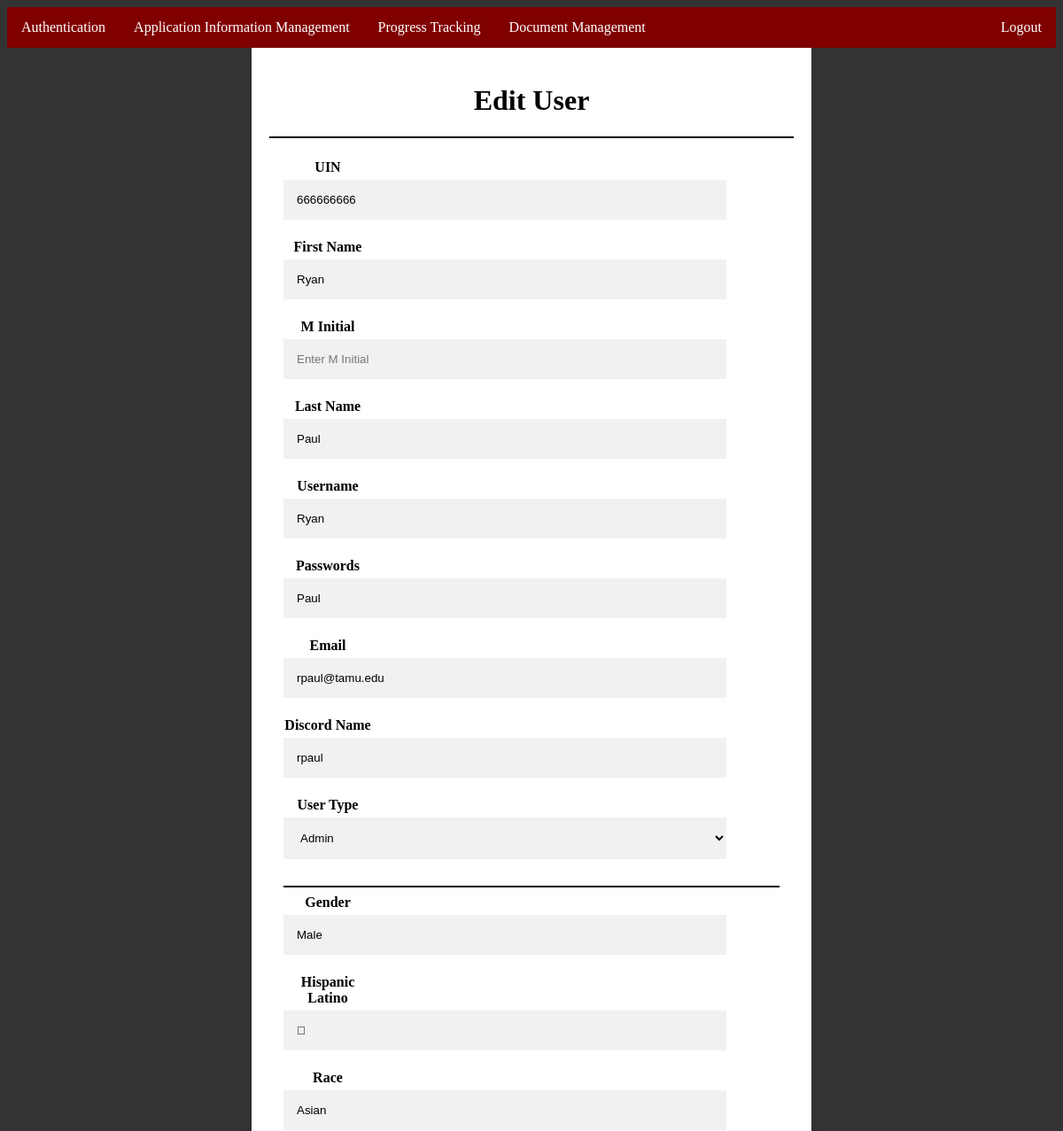
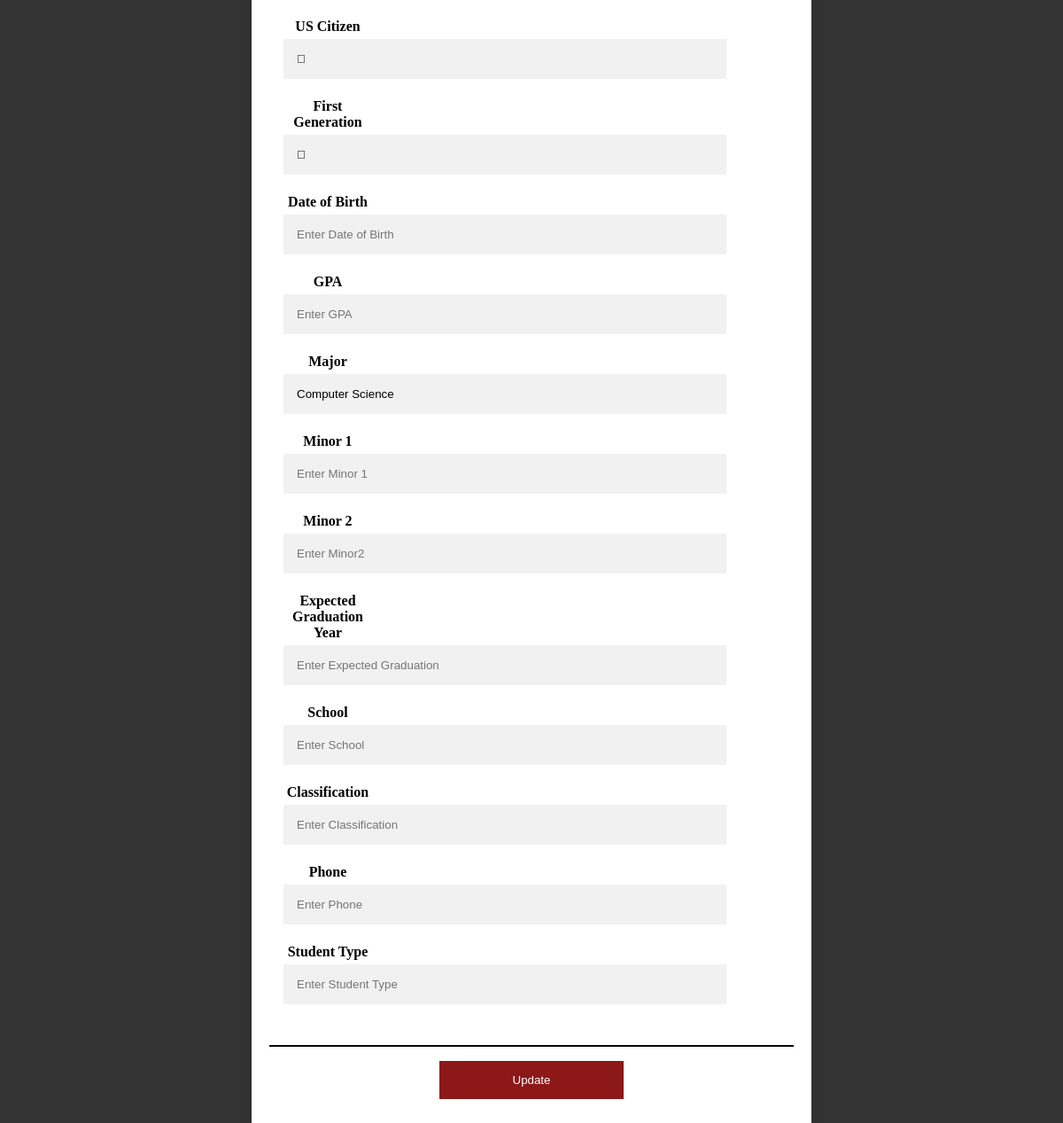
The page /students/authentication/authEditSearchResultsStudent.php?UIN=666666666 on the database its author committed (2 pictures, top to bottom).
### tables this page shows
CREATE TABLE Users (
    UIN INT PRIMARY KEY,
    First_Name VARCHAR(255),
    M_Initial CHAR(1),
    Last_Name VARCHAR(255),
    Username VARCHAR(255),
    Passwords VARCHAR(255),
    User_Type VARCHAR(255),
    Email VARCHAR(255),
    Discord_Name VARCHAR(255)
);

CREATE TABLE College_Student (
    UIN INT PRIMARY KEY,
    Gender VARCHAR(255),
    Hispanic_Latino BINARY,
    Race VARCHAR(255),
    US_Citizen BINARY,
    First_Generation BINARY,
    DoB DATE,
    GPA FLOAT,
    Major VARCHAR(255),
    Minor1 VARCHAR(255),
    Minor2 VARCHAR(255),
    Expected_Graduation SMALLINT,
    School VARCHAR(255),
    Classification VARCHAR(255),
    Phone INT,
    Student_Type VARCHAR(255),
    FOREIGN KEY (UIN) REFERENCES Users(UIN)
);

### students/authentication/authEditSearchResultsStudent.php (the view, shortened to what this page needs)
<?php
  $UIN = isset($_GET['UIN']) ? $_GET['UIN'] : '';
  $value = $UIN;
?>
<html>
  <body>
    <head>
      <link rel="stylesheet" href="authEditSearchResults.css">
    </head>
    <ul>
      <li><a href="authentication.php?UIN=<?php echo $UIN; ?>">Authentication</a></li>
      <li><a href="../programmanagement/programmanagement.php?UIN=<?php echo $UIN; ?>">Application Information Management</a></li>
      <li><a href="../progresstracking/progresstracking.php?UIN=<?php echo $UIN; ?>">Progress Tracking</a></li>
      <li><a href="../document.php?UIN=<?php echo $UIN; ?>">Document Management</a></li>
      <li style="float:right"><a href="../../login.php">Logout</a></li>
    </ul>
<?php
    $servername = "localhost";
    $username = "user";
    $password = "pass1";
    $dbname = "csce310project";
    $conn = new mysqli($servername, $username, $password, $dbname);
    $sql = "SELECT * FROM `users` WHERE UIN = $value";
    $result = $conn->query($sql);
    if ($result->num_rows > 0) {
        $row = $result->fetch_assoc();
    } else {
        header("Location: authentication.php?UIN=$UIN");
        exit;
      }
?>
<form action="authEditStudent_Backend.php?UIN=<?php echo $UIN; ?>" method="post">
    <h1>Edit User</h1>
    <hr>
<div class="container">
    <div class = "hold">
        <label for="UIN"><b>UIN</b></label>
        <input type="text" value="<?php echo $row['UIN']; ?>" placeholder="Enter UIN" name="UIN" id="UIN" required>
        <label for="First_Name"><b>First Name</b></label>
        <input type="text" value="<?php echo $row['First_Name']; ?>" placeholder="Enter First Name" name="First_Name" id="First_Name" required>
        <label for="M_Initial"><b>M Initial</b></label>
        <input type="text" value="<?php echo $row['M_Initial']; ?>" placeholder="Enter M Initial" name="M_Initial" id="M_Initial" required>
    </div>
    <div class = "hold">
        <label for="Last_Name"><b>Last Name</b></label>
        <input type="text" value="<?php echo $row['Last_Name']; ?>" placeholder="Enter Last Name" name="Last_Name" id="Last_Name" required>
        <label for="Username"><b>Username</b></label>
        <input type="text" value="<?php echo $row['Username']; ?>" placeholder="Enter Username" name="Username" id="Username" required>
    </div>
    <div class = "hold">
        <label for="Passwords"><b>Passwords</b></label>
        <input type="text" value="<?php echo $row['Passwords']; ?>"placeholder="Enter Passwords" name="Passwords" id="Passwords" required>
        <label for="Email"><b>Email</b></label>
        <input type="text" value="<?php echo $row['Email']; ?>"placeholder="Enter Email" name="Email" id="Email" required>
        <label for="Discord_Name"><b>Discord Name</b></label>
        <input type="text" value="<?php echo $row['Discord_Name']; ?>"placeholder="Enter Discord Name" name="Discord_Name" id="Discord_Name" required>
        <label for="User_Type"><b>User Type</b></label>
        <select name="User_Type" id="User_Type">
            <option value="Admin">Admin</option>
        </select>
    </div>
<hr>
<?php
    $sql = "SELECT * FROM `college_student` WHERE UIN = " . $value;
    $result = $conn->query($sql);
    if ($result->num_rows > 0) {
        $row = $result->fetch_assoc();
    } else {
        header("Location: authentication.php?UIN=$UIN");
        exit;
      }
?>
    <div class = "hold">
        <label for="Gender"><b>Gender</b></label>
        <input type="text" value="<?php echo $row['Gender']; ?>" placeholder="Enter Gender" name="Gender" id="Gender" required>
        <label for="Hispanic_Latino"><b>Hispanic Latino</b></label>
        <input type="text" value="<?php echo $row['Hispanic_Latino']; ?>" placeholder="Enter Hispanic Latino" name="Hispanic_Latino" id="Hispanic_Latino" required>
    </div>
    <div class = "hold">
        <label for="Race"><b>Race</b></label>
        <input type="text" value="<?php echo $row['Race']; ?>" placeholder="Enter Race" name="Race" id="Race" required>
        <label for="US_Citizen"><b>US Citizen</b></label>
        <input type="text" value="<?php echo $row['US_Citizen']; ?>" placeholder="Enter US Citizen" name="US_Citizen" id="US_Citizen" required>
    </div>
    <div class = "hold">
        <label for="First_Generation"><b>First Generation</b></label>
        <input type="text" value="<?php echo $row['First_Generation']; ?>"placeholder="Enter First Generation" name="First_Generation" id="First_Generation" required>
        <label for="DoB"><b>Date of Birth</b></label>
        <input type="text" value="<?php echo $row['DoB']; ?>"placeholder="Enter Date of Birth" name="DoB" id="DoB" required>
        <label for="GPA"><b>GPA</b></label>
        <input type="text" value="<?php echo $row['GPA']; ?>"placeholder="Enter GPA" name="GPA" id="GPA" required>
    </div>
    <div class = "hold">
        <label for="Major"><b>Major</b></label>
        <input type="text" value="<?php echo $row['Major']; ?>" placeholder="Enter Major" name="Major" id="Major" required>
        <label for="Minor1"><b>Minor 1</b></label>
        <input type="text" value="<?php echo $row['Minor1']; ?>" placeholder="Enter Minor 1" name="Minor1" id="Minor1" required>
    </div>
    <div class = "hold">
        <label for="Minor2"><b>Minor 2</b></label>
        <input type="text" value="<?php echo $row['Minor2']; ?>" placeholder="Enter Minor2" name="Minor2" id="Minor2" required>
        <label for="Expected_Graduation"><b>Expected Graduation Year</b></label>
        <input type="text" value="<?php echo $row['Expected_Graduation']; ?>" placeholder="Enter Expected Graduation" name="Expected_Graduation" id="Expected_Graduation" required>
    </div>
    <div class = "hold">
        <label for="School"><b>School</b></label>
        <input type="text" value="<?php echo $row['School']; ?>" placeholder="Enter School" name="School" id="School" required>
        <label for="Classification"><b>Classification</b></label>
        <input type="text" value="<?php echo $row['Classification']; ?>" placeholder="Enter Classification" name="Classification" id="Classification" required>
    </div>
    <div class = "hold">
        <label for="Phone"><b>Phone</b></label>
        <input type="text" value="<?php echo $row['Phone']; ?>" placeholder="Enter Phone" name="Phone" id="Phone" required>
        <label for="Student_Type"><b>Student Type</b></label>
        <input type="text" value="<?php echo $row['Student_Type']; ?>" placeholder="Enter Student Type" name="Student_Type" id="Student_Type" required>
    </div>
</div>
<hr>
<button type="submit" class="registerbtn">Update</button>
</form>

### students/authentication/authEditSearchResults.css (style rules this page uses)
ul { list-style-type: none; margin: 0; padding: 0; overflow: hidden; background-color: maroon; }
li { float: left; }
li a { display: block; color: white; text-align: center; padding: 14px 16px; text-decoration: none; }
body { background-color: #333; }
form { background-color: #fff; padding: 20px; border-radius: 0px; box-shadow: 0 0 10px rgba(0, 0, 0, 0.1); text-align: center; width: 50%; margin: 0 auto; }
input[type=text], input[type=password], select { width: 500%; padding: 15px; margin: 5px 0 22px 0; display: inline-block; border: none; background: #f1f1f1; }
.hold { width: 100px; }
hr { border: 1px solid black; }
button { background-color: maroon; color: white; padding: 14px 20px; margin: 8px 0; border: none; cursor: pointer; width: 100%; opacity: 0.9; }
.registerbtn { width: 35%; }
.container { padding: 16px; }

### rows shown on the page
users: UIN "666666666", First_Name "Ryan", Last_Name "Paul", Username "Ryan", Passwords "Paul", Email "rpaul@tamu.edu", Discord_Name "rpaul"
college_student: Gender "Male", Hispanic_Latino "\u0001", Race "Asian", US_Citizen "\u0001", First_Generation "\u0001", Major "Computer Science"
